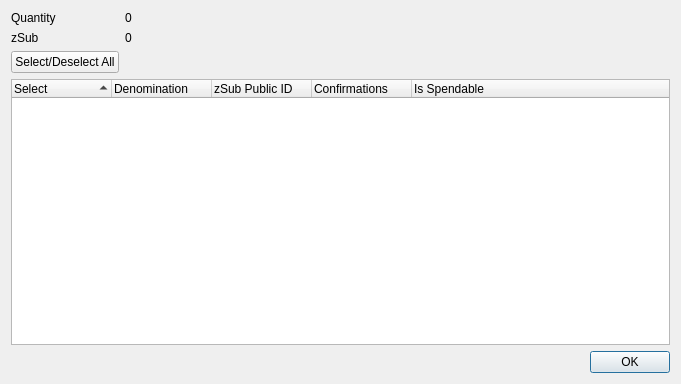
<?xml version="1.0" encoding="UTF-8"?>
<ui version="4.0">
 <class>ZSubControlDialog</class>
 <widget class="QDialog" name="ZSubControlDialog">
  <property name="geometry">
   <rect>
    <x>0</x>
    <y>0</y>
    <width>681</width>
    <height>384</height>
   </rect>
  </property>
  <property name="minimumSize">
   <size>
    <width>681</width>
    <height>384</height>
   </size>
  </property>
  <property name="windowTitle">
   <string>Select zSub to Spend</string>
  </property>
  <layout class="QGridLayout" name="gridLayout">
   <item row="0" column="0">
    <layout class="QFormLayout" name="formLayout">
     <property name="sizeConstraint">
      <enum>QLayout::SetDefaultConstraint</enum>
     </property>
     <item row="0" column="0">
      <widget class="QLabel" name="labelQuantity">
       <property name="text">
        <string>Quantity</string>
       </property>
      </widget>
     </item>
     <item row="0" column="1">
      <widget class="QLabel" name="labelQuantity_int">
       <property name="text">
        <string>0</string>
       </property>
      </widget>
     </item>
     <item row="1" column="0">
      <widget class="QLabel" name="labelZSub">
       <property name="text">
        <string>zSub</string>
       </property>
      </widget>
     </item>
     <item row="1" column="1">
      <widget class="QLabel" name="labelZSub_int">
       <property name="text">
        <string>0</string>
       </property>
      </widget>
     </item>
     <item row="2" column="0">
      <widget class="QPushButton" name="pushButtonAll">
       <property name="text">
        <string>Select/Deselect All</string>
       </property>
      </widget>
     </item>
    </layout>
   </item>
   <item row="1" column="0">
    <layout class="QVBoxLayout" name="verticalLayout">
     <item>
      <widget class="QTreeWidget" name="treeWidget">
       <property name="minimumSize">
        <size>
         <width>0</width>
         <height>250</height>
        </size>
       </property>
       <property name="alternatingRowColors">
        <bool>true</bool>
       </property>
       <property name="sortingEnabled">
        <bool>true</bool>
       </property>
       <property name="columnCount">
        <number>5</number>
       </property>
       <attribute name="headerDefaultSectionSize">
        <number>100</number>
       </attribute>
       <column>
        <property name="text">
         <string notr="true">Select</string>
        </property>
       </column>
       <column>
        <property name="text">
         <string notr="true">Denomination</string>
        </property>
       </column>
       <column>
        <property name="text">
         <string notr="true">zSub Public ID</string>
        </property>
       </column>
       <column>
        <property name="text">
         <string notr="true">Confirmations</string>
        </property>
       </column>
       <column>
        <property name="text">
         <string>Is Spendable</string>
        </property>
       </column>
      </widget>
     </item>
     <item>
      <widget class="QDialogButtonBox" name="buttonBox">
       <property name="orientation">
        <enum>Qt::Horizontal</enum>
       </property>
       <property name="standardButtons">
        <set>QDialogButtonBox::Ok</set>
       </property>
      </widget>
     </item>
    </layout>
   </item>
  </layout>
 </widget>
 <resources/>
 <connections>
  <connection>
   <sender>buttonBox</sender>
   <signal>accepted()</signal>
   <receiver>ZSubControlDialog</receiver>
   <slot>accept()</slot>
   <hints>
    <hint type="sourcelabel">
     <x>248</x>
     <y>254</y>
    </hint>
    <hint type="destinationlabel">
     <x>157</x>
     <y>274</y>
    </hint>
   </hints>
  </connection>
  <connection>
   <sender>buttonBox</sender>
   <signal>rejected()</signal>
   <receiver>ZSubControlDialog</receiver>
   <slot>reject()</slot>
   <hints>
    <hint type="sourcelabel">
     <x>316</x>
     <y>260</y>
    </hint>
    <hint type="destinationlabel">
     <x>286</x>
     <y>274</y>
    </hint>
   </hints>
  </connection>
 </connections>
</ui>
